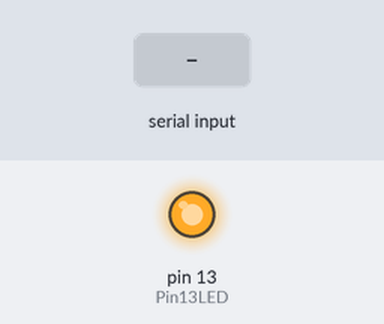
Recording of a sketch running on a simulated Arduino Mega 2560, built with avr-gcc and run on an emulated ATmega2560. Parts: output pins drawn as LEDs (lit = HIGH). The inputs (shaded band) are chosen by the test bench. Pins used as bus, display or sensor lines are not drawn; what the sketch prints to the serial monitor is not drawn.

Above: at 1.2 s.
1.3 s: "1" received over Serial
Timing chart, 0 to 4.3 s (numbered marks = the images above; inputs shaded):
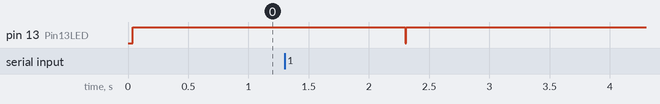

The sketch:

modbus_master.ino
```cpp
#include <SoftwareSerial.h>
/*-----( Declare Constants and Pin Numbers )-----*/
#define SSerialRX        2  //Serial Receive pin
#define SSerialTX        2  //Serial Transmit pin

#define SSerialTxControl 2   //RS485 Direction control

#define RS485Transmit    HIGH
#define RS485Receive     LOW

#define Pin13LED         13

/*-----( Declare objects )-----*/
SoftwareSerial RS485Serial(SSerialRX, SSerialTX); // RX, TX

/*-----( Declare Variables )-----*/
String byteReceived;
String byteSend;

void setup()   /****** SETUP: RUNS ONCE ******/
{
  // Start the built-in serial port, probably to Serial Monitor
  Serial.begin(9600, SERIAL_8E1);
   Serial1.begin(9600, SERIAL_8E1);
  Serial.println("YourDuino.com SoftwareSerial remote loop example");
  Serial.println("Use Serial Monitor, type in upper window, ENTER");

  pinMode(Pin13LED, OUTPUT);
  pinMode(SSerialTxControl, OUTPUT);

  digitalWrite(SSerialTxControl, RS485Receive);  // Init Transceiver

  // Start the software serial port, to another device
 // RS485Serial.begin(4800);   // set the data rate

}//--(end setup )---


void loop()   /****** LOOP: RUNS CONSTANTLY ******/
{
  digitalWrite(Pin13LED, HIGH);  // Show activity
  if (Serial.available())
  {
    byteReceived = Serial.readString();

    digitalWrite(SSerialTxControl, RS485Transmit);  // Enable RS485 Transmit
    Serial1.println(byteReceived);          // Send byte to Remote Arduino
    Serial.println(byteReceived);
    digitalWrite(Pin13LED, LOW);  // Show activity
    delay(10);
    digitalWrite(SSerialTxControl, RS485Receive);  // Disable RS485 Transmit
  }

  if (Serial1.available())  //Look for data from other Arduino
   {
    digitalWrite(Pin13LED, HIGH);  // Show activity
    byteReceived = Serial1.readString();    // Read received byte
    Serial.println(byteReceived);        // Show on Serial Monitor
    delay(100);
    digitalWrite(Pin13LED, LOW);  // Show activity
   }

}//--(end main loop )---

/*-----( Declare User-written Functions )-----*/

//NONE
//*********( THE END )*********
```

Measured:
- after the input at 1.3 s, pin 13 (Pin13LED): HIGH → LOW after 1.0 s, → HIGH 0.01 s later
